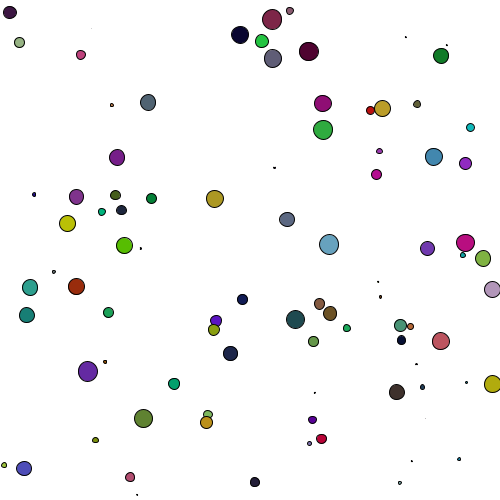
Frame 1 (no input)
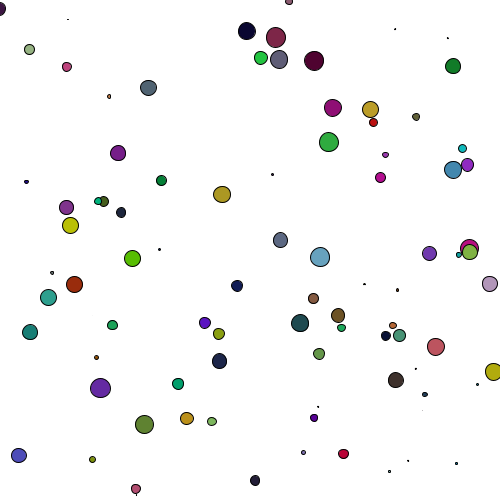
Frame 60 (the mouse pressed at the canvas centre just before this capture)
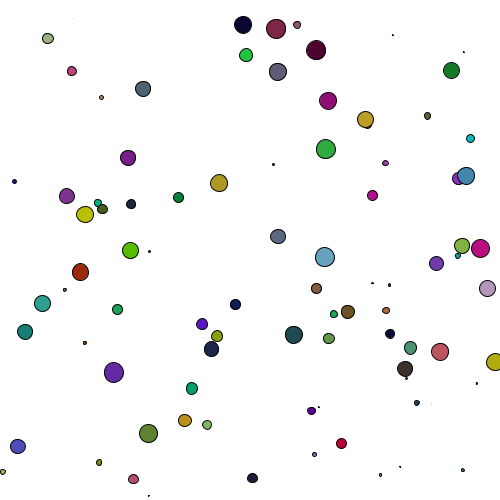
Frame 120 (the mouse held since frame 60 and released just before this capture)

The Processing sketch that drew these frames (run headless with seeded random() and noise(); from frame 60 on, the mouse is pressed at the canvas centre):

// Processing sketch: processing_168228
// ── processing_168228.pde

//setting up an array (increasing the nimber of arraies)
Cell[] myCells= new Cell[90];
Cell myCell;

void setup() {
 size(500,500);
for(int i=0; i<myCells.length;i++){ 
myCells[i]= new Cell();
}
}

void draw(){
  background(255);
  //array
  for(int i=0;i<myCells.length;i++){
    //unit drawn
  myCells[i].display();
  //new location
  myCells[i].update();
  }
}

//this is the cell classe. defined in two parts, declairing variables first

class Cell{
  
  float xlocation;
  float ylocation;
  float dia;
  boolean isseed;
  float cellred, cellgreen, cellblue;
  float lineweight;
  
  // construct it with a constructor
  Cell(){
    xlocation=random(0,500);
    ylocation=random(0,500);
    //random diameter
    dia=random(20);
    isseed=false;
    //randomly changing colours and lineweights
    cellred=random(200);
    cellgreen=random(200);
    cellblue=random(200);
    lineweight=random(3);
  }
 //sets up a small circle 
  void display(){
    stroke(lineweight);
    fill(cellred, cellgreen, cellblue);
    ellipse(xlocation, ylocation, dia,dia);
  }
  //location change
  void update(){
    //increased range of movement
    xlocation=xlocation+random(-2,2);
    ylocation=ylocation+random(-2,2);
  }
  
  
}
